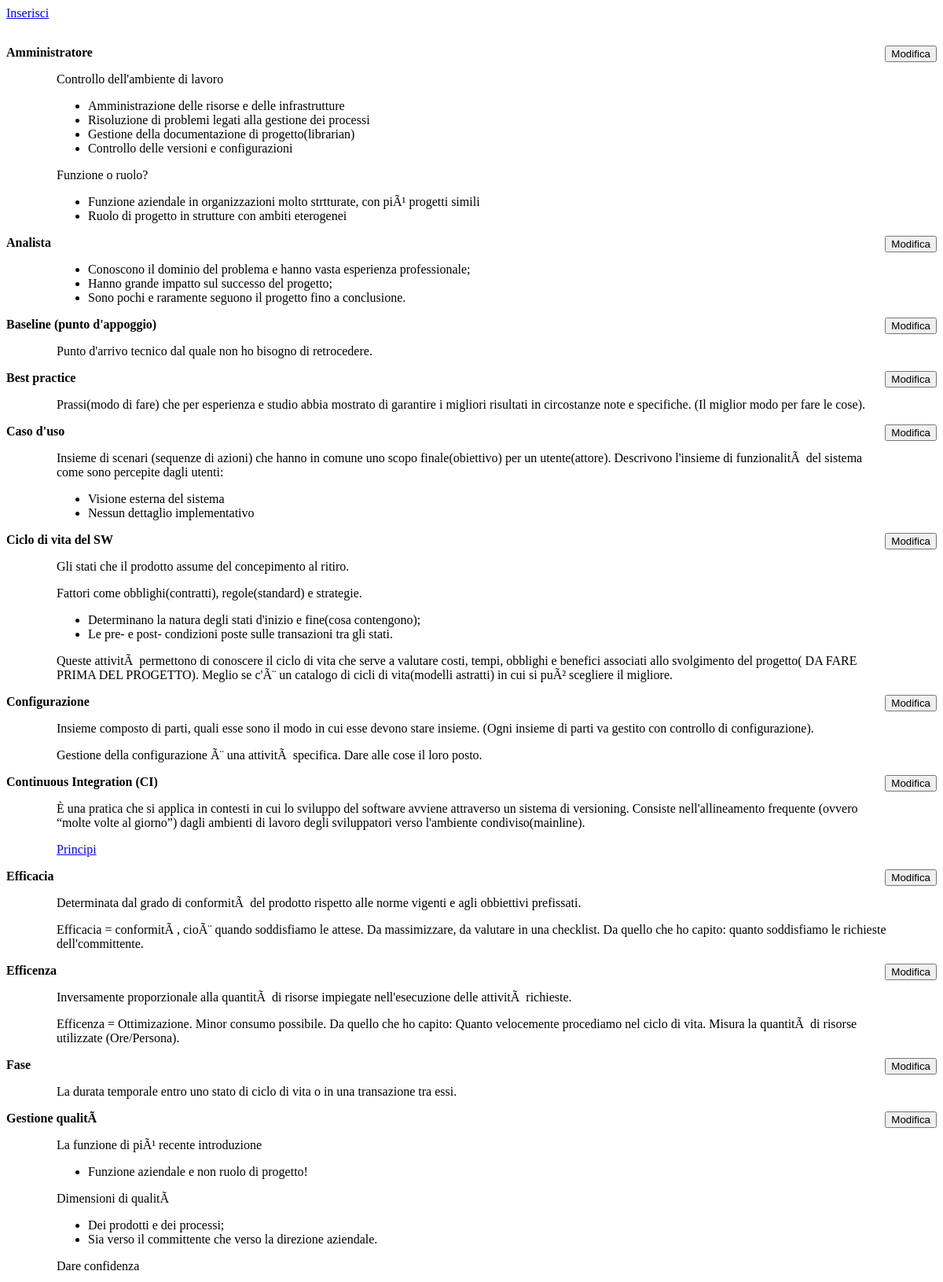
Screenshot of /Progetti_personali/Glossario_SWE/index.php (upper part) with the database file from the repository.
### tables this page shows
CREATE TABLE `glossario` (
  `NOME` varchar(100) NOT NULL,
  `DEFINIZIONE` text,
  `ALTRO` text
);

### Progetti_personali/Glossario_SWE/index.php (the view, shortened to what this page needs)
<?php
    echo"<html><head><link rel='stylesheet' href='stile.css' /></head><body>";
    echo"<div><a id='link' href='insertion.php'>Inserisci</a></div>";
    $connessione=connessione();
    echo"<div>";
    if(!$result=$connessione->query("SELECT * FROM glossario")){
        echo"errore della query: ".$connessione->error.".";
        exit();
    }
    else{
        if($result->num_rows > 0){
            echo "<form action='update.php' method='POST' id='lista'>";
            while($row = $result -> fetch_array(MYSQLI_ASSOC)){
                echo "<div>";
                echo "<button class='bottoneModifica' value=\"".$row['NOME']."\" name='bottoneModifica'>Modifica</button>";
                echo "<div><strong>".$row['NOME']."</strong></div>";
                echo "<div class='definizione'>".$row['DEFINIZIONE']."</div>";
                echo "<div class='altro'>".$row['ALTRO']."</div>";
                echo "</div>";
            }
            echo "</form>";
        }
    }
    echo"</div>";
    echo"</body></html>"
?>

### Progetti_personali/Glossario_SWE/stile.css (style rules this page uses)
.definizione, .altro, #lista > div > ul { margin: 1em 4em; display: block; left:30%; }
.bottoneModifica { display: block; float:right; }
#link { display: block; margin-bottom:2em; }

### rows the page displays
glossario: NOME "Amministratore", DEFINIZIONE "Controllo dell'ambiente di lavoro Amministrazione delle risorse e delle infrastrutture Risoluzione di problemi legati alla gestione dei processi Gestione della documentazione di progetto(librarian) Controllo delle versioni e configurazioni Funzione o ruolo? Funzione aziendale in organizzazioni molto strtturate, con piÃ¹ progetti simili Ruolo di progetto in strutture con ambiti eterogenei"
glossario: NOME "Analista", DEFINIZIONE "Conoscono il dominio del problema e hanno vasta esperienza professionale; Hanno grande impatto sul successo del progetto; Sono pochi e raramente seguono il progetto fino a conclusione."
glossario: NOME "Baseline (punto d'appoggio)", DEFINIZIONE "Punto d'arrivo tecnico dal quale non ho bisogno di retrocedere."
glossario: NOME "Best practice", DEFINIZIONE "Prassi(modo di fare) che per esperienza e studio abbia mostrato di garantire i migliori risultati in circostanze note e specifiche. (Il miglior modo per fare le cose)."
glossario: NOME "Caso d'uso", DEFINIZIONE "Insieme di scenari (sequenze di azioni) che hanno in comune uno scopo finale(obiettivo) per un utente(attore). Descrivono l'insieme di funzionalitÃ del sistema come sono percepite dagli utenti: Visione esterna del sistema Nessun dettaglio implementativo"
glossario: NOME "Ciclo di vita del SW", DEFINIZIONE "Gli stati che il prodotto assume del concepimento al ritiro.", ALTRO "Fattori come obblighi(contratti), regole(standard) e strategie. Determinano la natura degli stati d'inizio e fine(cosa contengono); Le pre- e post- condizioni poste sulle transazioni tra gli stati. Queste attivitÃ permettono di conoscere il ciclo di vita che serve a valutare costi, tempi, obblighi e benefici associati allo svolgimento del progetto( DA FARE PRIMA DEL PROGETTO). Meglio se c'Ã¨ un catalogo di cicli di vita(modelli astratti) in cui si puÃ² scegliere il migliore."
glossario: NOME "Configurazione", DEFINIZIONE "Insieme composto di parti, quali esse sono il modo in cui esse devono stare insieme. (Ogni insieme di parti va gestito con controllo di configurazione).", ALTRO "Gestione della configurazione Ã¨ una attivitÃ specifica. Dare alle cose il loro posto."
glossario: NOME "Continuous Integration (CI)", DEFINIZIONE "È una pratica che si applica in contesti in cui lo sviluppo del software avviene attraverso un sistema di versioning. Consiste nell'allineamento frequente (ovvero “molte volte al giorno”) dagli ambienti di lavoro degli sviluppatori verso l'ambiente condiviso(mainline).", ALTRO "Principi"
glossario: NOME "Efficacia", DEFINIZIONE "Determinata dal grado di conformitÃ del prodotto rispetto alle norme vigenti e agli obbiettivi prefissati.", ALTRO "Efficacia = conformitÃ , cioÃ¨ quando soddisfiamo le attese. Da massimizzare, da valutare in una checklist. Da quello che ho capito: quanto soddisfiamo le richieste dell'committente."
glossario: NOME "Efficenza", DEFINIZIONE "Inversamente proporzionale alla quantitÃ di risorse impiegate nell'esecuzione delle attivitÃ richieste.", ALTRO "Efficenza = Ottimizazione. Minor consumo possibile. Da quello che ho capito: Quanto velocemente procediamo nel ciclo di vita. Misura la quantitÃ di risorse utilizzate (Ore/Persona)."
glossario: NOME "Fase", DEFINIZIONE "La durata temporale entro uno stato di ciclo di vita o in una transazione tra essi."
glossario: NOME "Gestione qualitÃ", DEFINIZIONE "La funzione di piÃ¹ recente introduzione Funzione aziendale e non ruolo di progetto! Dimensioni di qualitÃ Dei prodotti e dei processi; Sia verso il committente che verso la direzione aziendale. Dare confidenza"
